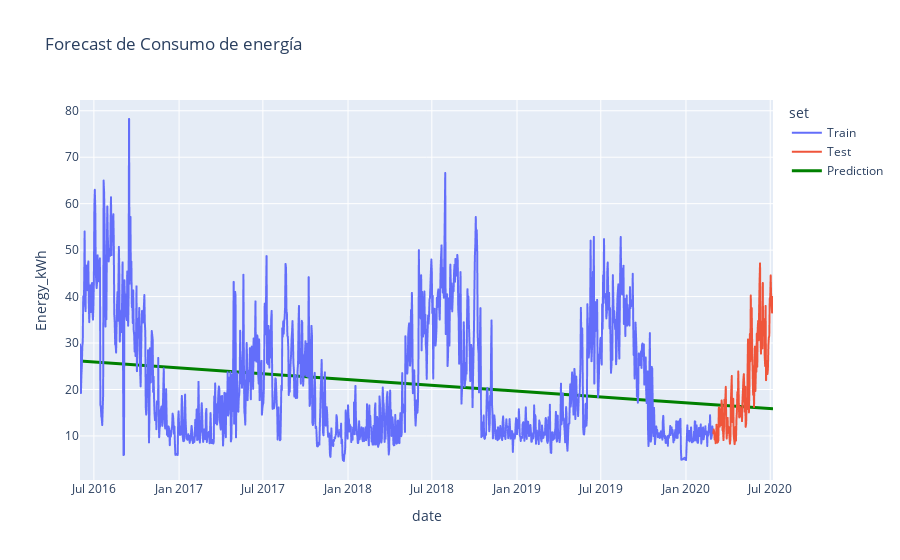

The code cell stored with this chart in its notebook:
### Markdown cell above
2. Entrenar el modelo lineal y obtener predicciones. Grafique las predicciones y calcule el MAE.

### Code cell
pipeline_trend.fit(X_train, y_train)
train_pred = pipeline_trend.predict(X_train)
test_pred = pipeline_trend.predict(X_test)

y_pred = np.concatenate([train_pred, test_pred])

y_pred.shape

# grafico
fig = px.line(df, x=df.date, y=target, title='Forecast de Consumo de energía', color='set')
fig.add_scatter(x=df.date, y=y_pred, mode='lines', name='Prediction', line=dict(color='green', width=3))
fig.update_traces(marker=dict(size=3.5))
fig.show()

### Figure 1 — Plotly figure (JSON) as saved in the notebook; plotly's stock layout.template omitted (floating-point values rounded to 4 significant figures; data arrays with more than 128 entries replaced by an {"elided": "..."} marker saying what was removed)
{"data": [{"hovertemplate": "set=Train<br>date=%{x}<br>Energy_kWh=%{y}<extra></extra>", "legendgroup": "Train", "line": {"color": "#636efa", "dash": "solid"}, "marker": {"size": 3.5, "symbol": "circle"}, "mode": "lines", "name": "Train", "showlegend": true, "type": "scattergl", "x": {"elided": "1368 str values"}, "xaxis": "x", "y": {"elided": "1368 float values"}, "yaxis": "y"}, {"hovertemplate": "set=Test<br>date=%{x}<br>Energy_kWh=%{y}<extra></extra>", "legendgroup": "Test", "line": {"color": "#EF553B", "dash": "solid"}, "marker": {"size": 3.5, "symbol": "circle"}, "mode": "lines", "name": "Test", "showlegend": true, "type": "scattergl", "x": {"elided": "130 str values"}, "xaxis": "x", "y": {"elided": "130 float values"}, "yaxis": "y"}, {"line": {"color": "green", "width": 3}, "marker": {"size": 3.5}, "mode": "lines", "name": "Prediction", "type": "scatter", "x": {"elided": "1498 str values"}, "y": {"elided": "1498 float values"}}], "layout": {"legend": {"title": {"text": "set"}, "tracegroupgap": 0}, "title": {"text": "Forecast de Consumo de energía"}, "xaxis": {"anchor": "y", "domain": [0, 1], "title": {"text": "date"}}, "yaxis": {"anchor": "x", "domain": [0, 1], "title": {"text": "Energy_kWh"}}}}
